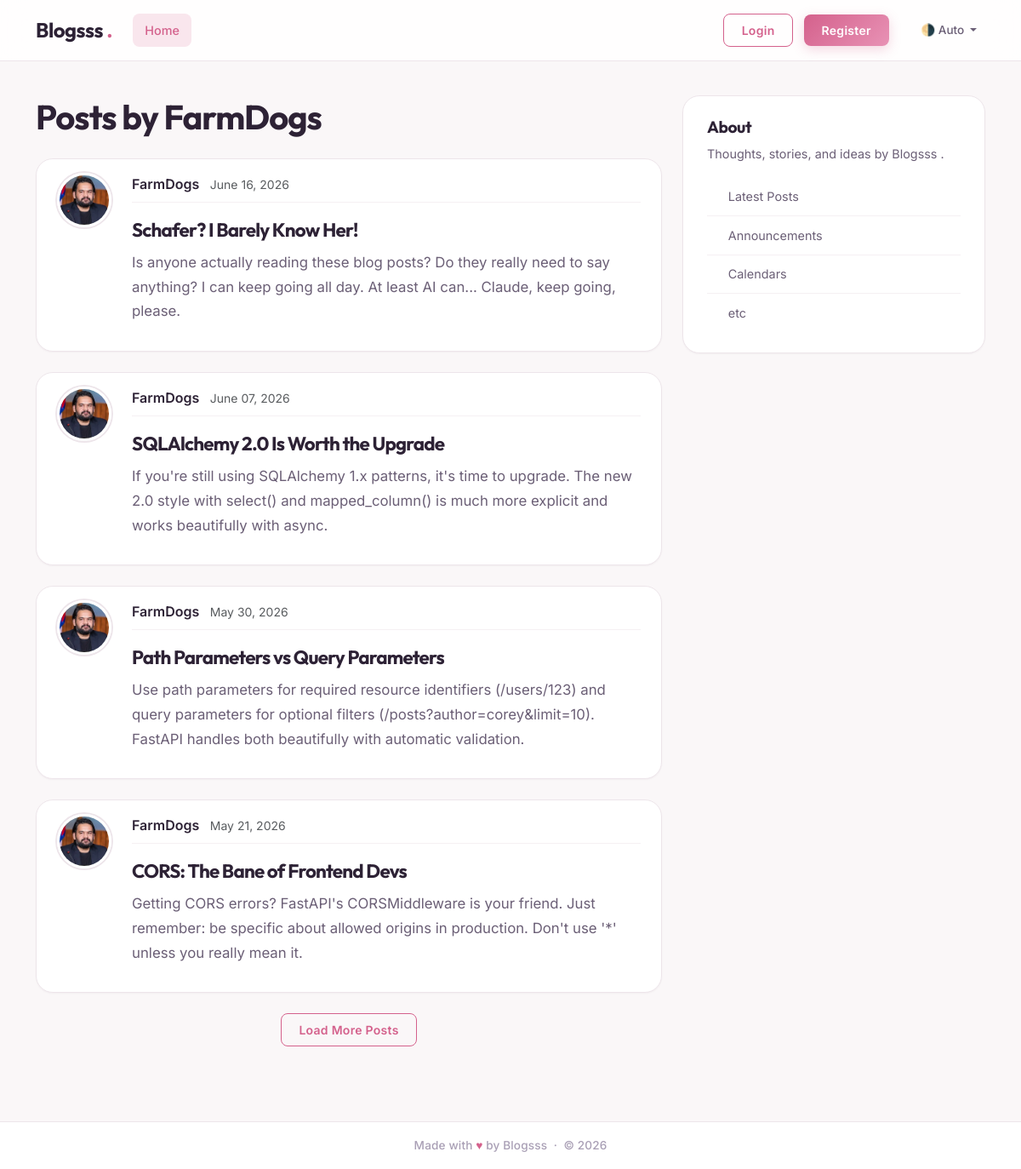
Screenshot of /users/4/posts with the database file from the repository.
### src/fastapi_l/models.py (models this page shows, shortened)
class User(Base):
    __tablename__="users"
    id: Mapped[int] = mapped_column(Integer, primary_key=True)
    username: Mapped[str] = mapped_column(String(50), unique=True, nullable=False)
    email: Mapped[str] = mapped_column(String(120), unique=True, nullable=False)
    password_hash: Mapped[String] = mapped_column(String(200), nullable=False)
    image_file: Mapped[str | None] = mapped_column(
        String(200),
        nullable=True,
        default=None,
    )
    posts: Mapped[list[Post]] = relationship(
        back_populates="author",
        cascade= "all, delete-orphan")
    reset_tokens: Mapped[list[PasswordResetToken]] = relationship(
        back_populates="user",
        cascade="all, delete-orphan",
    )

class Post(Base):
    __tablename__="posts"
    id: Mapped[int] = mapped_column(Integer, primary_key=True)
    title: Mapped[str] = mapped_column(String(100), nullable=False)
    content: Mapped[str] = mapped_column(Text, nullable=False)
    user_id: Mapped[int] = mapped_column(
        ForeignKey("users.id"),
        nullable=False,
        index=True,
    )
    date_posted: Mapped[datetime] = mapped_column(
        DateTime(timezone=True),
        default=lambda:datetime.now(UTC),
    )
    author: Mapped[User] = relationship(back_populates="posts")

### src/fastapi_l/main.py (the view)
@app.get('/users/{user_id}/posts', include_in_schema=False, name = "user_posts")
async def user_posts_page(
    request: Request,
    user_id: int,
    db: Annotated[AsyncSession, Depends(get_db)],
    limit: int = 4
):
    result = await db.execute(select(User).where(User.id == user_id))
    user = result.scalars().first()
    if not user:
        raise HTTPException(status_code=status.HTTP_404_NOT_FOUND, detail="User not found.")
    count_result = await db.execute(select(func.count()).select_from(Post).where(Post.user_id == user_id))
    total = count_result.scalar() or 0
    result = await db.execute(
        select(Post)
        .options(selectinload(Post.author))
        .where(Post.user_id == user_id)
        .order_by(Post.date_posted.desc())
        .limit(limit)
    )
    posts = result.scalars().all()
    has_more = len(posts) < total
    return templates.TemplateResponse(
        request,
        "user_posts.html",
        {
            "posts": posts,
            "user": user,
            "title": f"{user.username}'s Posts",
            "limit": limit,
            "has_more": has_more
        }
    )

### templates/user_posts.html (shortened to what this page needs)
{% extends "layout.html" %}
{% block content %}
  <h1 class="mb-4">Posts by {{ user.username }}</h1>
    <div id="postsContainer">
    {% for post in posts %}
        <article class="content-section py-3 px-4 mb-4">
            <div class="d-flex align-items-start gap-4">
                <img class="rounded-circle article-img flex-shrink-0"
                     src="{{ post.author.image_path }}"
                     alt="{{ post.author.username }}'s profile picture"
                     width="64"
                     height="64"
                     loading="lazy">
                <div class="flex-grow-1">
                    <div class="article-metadata mb-2">
                        <a class="me-2"
                           href="{{ url_for('user_posts', user_id=post.author.id) }}">{{ post.author.username }}</a>
                        <small class="text-body-secondary">{{ post.date_posted.strftime("%B %d, %Y") }}</small>
                    </div>
                    <h2>
                        <a class="article-title"
                           href="{{ url_for('get_post_page', post_id=post.id) }}">{{ post.title }}</a>
                    </h2>
                    <p class="article-content">{{ post.content }}</p>
                </div>
            </div>
        </article>
    {% else %}
        <p class="text-body-secondary">No posts by this user yet.</p>
    {% endfor %}
    </div>
        {% if has_more %}
        <div class="text-center mb-4">
            <button type="button" class="btn btn-outline-primary" id="loadMoreBtn">Load More Posts</button>
        </div>
    {% endif %}
{% endblock content %}

### static/css/main.css (style rules this page uses)
:root { --font-display: 'Outfit', system-ui, sans-serif; --font-body: 'Inter', system-ui, sans-serif; --nav-h: 72px; --spacing-xl: 5rem; --article-img-size: 4rem; --account-img-size: 7.813rem; --radius-sm: 8px; --radius-md: 14px; --radius-lg: 20px; --radius-pill: 50px; --ink: #2d2235; --ink-soft: #6b5f76; --ink-faint: #a99fb5; --canvas: #faf7f8; --surface: #ffffff; --accent: #d4618c; --accent-hover: #c24e7a; --accent-alt: #e892b5; --accent-glow: rgba(212, 97, 140, 0.15); --success: #5bb98c; --success-deep: #3d9e6e; --danger: #d95858; --danger-hover: #c44444; --danger-glow: rgba(217, 88, 88, 0.15); --border: #ede5ea; --border-light: #f5f0f3; --shadow-xs: 0 1px 2px rgba(45, 34, 53, 0.04); --shadow-sm: 0 2px 8px rgba(45, 34, 53, 0.06); --shadow-md: 0 4px 16px rgba(45, 34, 53, 0.08); --shadow-lg: 0 12px 32px rgba(45, 34, 53, 0.10); --shadow-accent: 0 4px 14px rgba(212, 97, 140, 0.25); --shadow-accent-lg: 0 8px 24px rgba(212, 97, 140, 0.30); --shadow-danger: 0 4px 14px rgba(217, 88, 88, 0.25); }
*, *::before, *::after { box-sizing: border-box; }
html { scroll-behavior: smooth; }
body { font-family: var(--font-body); font-size: 1rem; font-weight: 400; line-height: 1.65; color: var(--ink); background: var(--canvas); transition: background-color .35s ease, color .35s ease; -webkit-font-smoothing: antialiased; -moz-osx-font-smoothing: grayscale; }
h1, h2, h3, h4, h5, h6 { font-family: var(--font-display); color: var(--ink); font-weight: 700; letter-spacing: -0.025em; line-height: 1.25; }
a { color: var(--accent); text-decoration: none; transition: color .2s ease; }
.btn, .btn-nav-outline, .btn-nav-fill { font-family: var(--font-body); font-weight: 600; font-size: .875rem; letter-spacing: .02em; border-radius: var(--radius-sm); padding: .5rem 1.3rem; border: none; cursor: pointer; text-decoration: none; display: inline-flex; align-items: center; justify-content: center; gap: .4rem; transition: all .22s cubic-bezier(.4, 0, .2, 1); line-height: 1.5; }
.btn-outline-primary, .btn-nav-outline { color: var(--accent) !important; background: transparent; border: 1.5px solid var(--accent); box-shadow: none; }
.content-section, .sidebar-card { background: var(--surface); border: 1px solid var(--border); border-radius: var(--radius-lg); box-shadow: var(--shadow-xs); padding: 1.5rem 1.75rem; transition: box-shadow .3s ease, transform .3s ease, border-color .3s ease; }
.article-title { font-family: var(--font-display); color: var(--ink); font-size: 1.4rem; font-weight: 700; transition: color .2s ease; text-decoration: none; }
.article-content { white-space: pre-line; font-size: 1.05rem; color: var(--ink-soft); line-height: 1.7; }
.article-img { height: var(--article-img-size); width: var(--article-img-size); flex-shrink: 0; object-fit: cover; border-radius: 50%; border: 3px solid var(--surface); box-shadow: 0 0 0 2px var(--border), var(--shadow-xs); transition: box-shadow .3s ease, border-color .3s ease; }
.article-metadata { padding-bottom: .5rem; border-bottom: 1px solid var(--border-light); margin-bottom: .75rem; }
.article-metadata a { font-weight: 600; color: var(--ink); }

### rows the page displays
User: username "FarmDogs"
Post: author.username "FarmDogs", date_posted "June 16, 2026", title "Schafer? I Barely Know Her!", content "Is anyone actually reading these blog posts? Do they really need to say anything? I can keep going all day. At least AI can... Claude, keep going, please."
Post: author.username "FarmDogs", date_posted "June 07, 2026", title "SQLAlchemy 2.0 Is Worth the Upgrade", content "If you're still using SQLAlchemy 1.x patterns, it's time to upgrade. The new 2.0 style with select() and mapped_column() is much more explicit and works beautifully with async."
Post: author.username "FarmDogs", date_posted "May 30, 2026", title "Path Parameters vs Query Parameters", content "Use path parameters for required resource identifiers (/users/123) and query parameters for optional filters (/posts?author=corey&limit=10). FastAPI handles both beautifully with automatic validation."
Post: author.username "FarmDogs", date_posted "May 21, 2026", title "CORS: The Bane of Frontend Devs", content "Getting CORS errors? FastAPI's CORSMiddleware is your friend. Just remember: be specific about allowed origins in production. Don't use '*' unless you really mean it."
